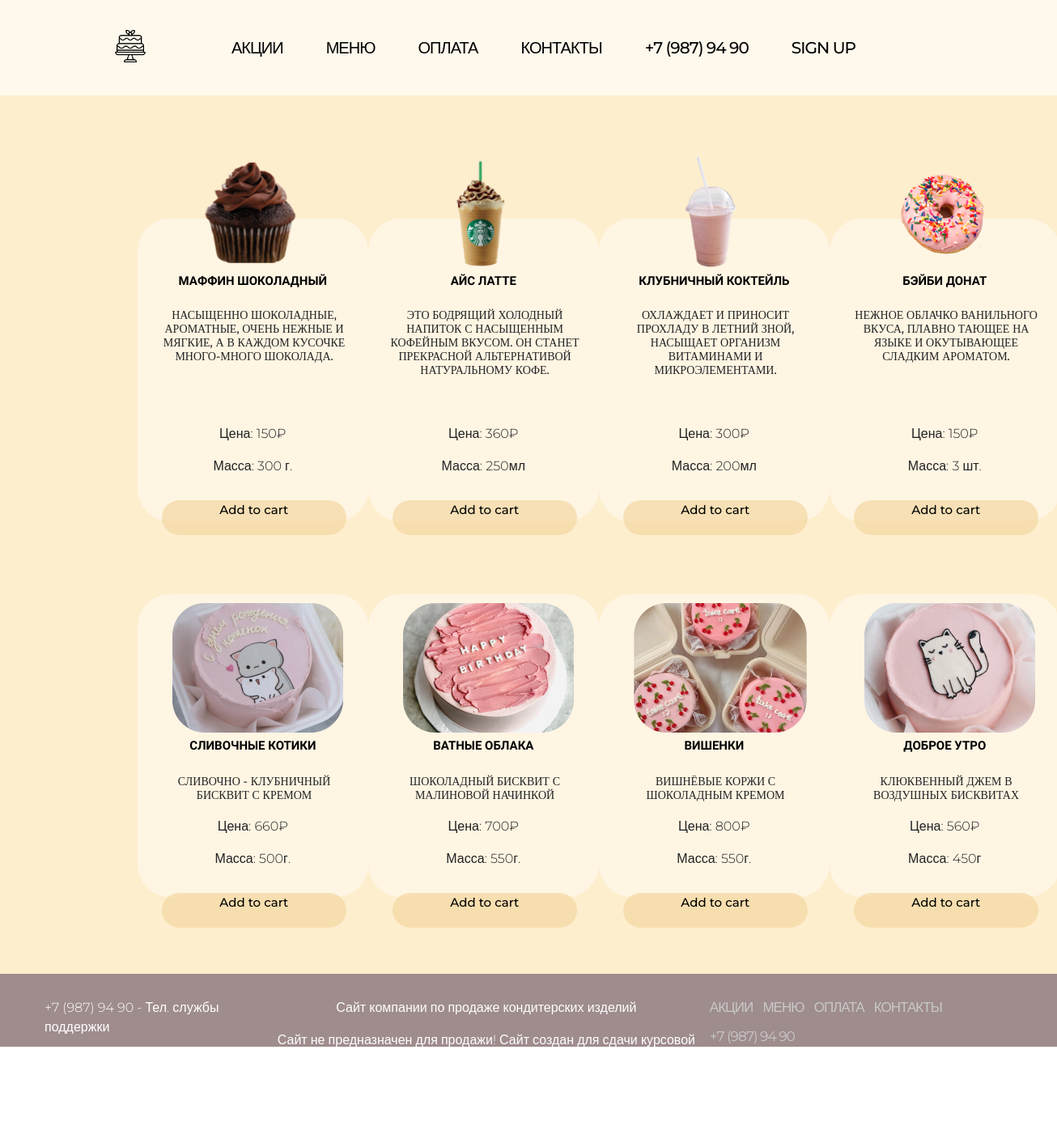
/SladkiyMir/menu.php, run on the app's committed database.
### tables this page shows
CREATE TABLE `products` (
  `id` int NOT NULL,
  `name` varchar(20) NOT NULL,
  `discription` text NOT NULL,
  `photo` varchar(20) NOT NULL,
  `price` varchar(50) NOT NULL,
  `mass` varchar(50) NOT NULL
);

### SladkiyMir/menu.php (the view, shortened to what this page needs)
<!DOCTYPE html>
<html lang="en">
<head>
    <link rel="stylesheet" href="style.css">
</head>
<body>
    <main class="menu-main">
        <?php
        include ('nav.php');
        ?>
        <?php
        include ("dbconnect.php");
        $result = mysqli_query($mysqli, "SELECT * FROM products");
        $div = "<div class='cards'>";
        while ($row = mysqli_fetch_assoc($result)) {
            $div .= '<div class="card-1">';
            $div .= '<div class="card-1-content">';
            $id = $row
            ['id'];
            $div .= '<div class="image-1""><img class="image-1" src= ' . $row['photo'] . '></div>';
            $div .= '<p class="paragraph-1"><a href="basket.php?id=' . $id . '">' . $row['name'] . '</a></p>';
            $div .= '<p class="paragraph-1-2">' . $row['discription'] . '</p>';
            $div .= '<ul class="ul-optinos"> <li> <p> Цена: ' . $row['price'] . '</p> </li> <li> Масса: ' . $row['mass'] . '</li></ul>';
            $div .= '<p class="subit-but"><a href="basket.php?id=' . $id . ' &name=' . $row['name'] . '&price=' . $row['price'] . '"> Add to cart </a></p>';
            $div .= '</div>';
            $div .= '</div>';
            if ($id == 4) {
                $div .= '</div>';
                break;
            }
        }
        $div .= '</div>';
        echo $div;
        ?>
        <?php
        include ("dbconnect.php");
        $result = $mysqli->query("SELECT * FROM products WHERE id >= 5 AND id <= 8");
        $div = "<div class='cards'>";
        while ($row = mysqli_fetch_assoc($result)) {
            $div .= '<div class="card-1">';
            $div .= '<div class="card-1-content">';
            $id = $row
            ['id'];
            $div .= '<img class="image-2" src= ' . $row['photo'] . '>';
            $div .= '<p class="paragraph-2"><a href="basket.php?id=' . $id . '">' . $row['name'] . '</a></p>';
            $div .= '<p class="paragraph-1-3">' . $row['discription'] . '</p>';
            $div .= '<ul class="ul-optinos"> <li> <p> Цена: ' . $row['price'] . '</p> </li> <li> Масса: ' . $row['mass'] . '</li></ul>';
            $div .= '<p class="subit-but"><a href="basket.php?id=' . $id . ' &name=' . $row['name'] . '&price=' . $row['price'] . '"> Add to cart </a></p>';
            $div .= '</div>';
            $div .= '</div>';
        }
        $div .= '</div>';
        echo $div;
        ?>
    <?php include("footer.php"); ?>
</body>
</html>

### SladkiyMir/nav.php (shortened to what this page needs)
<!DOCTYPE html>
<head>
  <link rel="stylesheet" href="style.css">
  <link rel="stylesheet" href="css/animate.css">
</head>
<body>
  <div class="h-header">
    <div class="header-content">
      <div id="menu">
        <a class="button icon" href="index.php"><img class="icon" src="img/icon.png" alt="">
        </a>
        <ul class="nav">
          <li>
            <a class="button" href="actions.php">
              АКЦИИ
            </a>
          </li>
          <li>
            <a class="button" href="menu.php">
              МЕНЮ
            </a>
          </li>
          <li>
            <a class="button" href="cart.php">
              ОПЛАТА
            </a>
          </li>
          <li>
            <a href="#contact-window">
              КОНТАКТЫ
            </a>
          </li>
          <li>
            <a href="#contact-window">
              +7 (987) 94 90
            </a>
          </li>
          <?php
          if (empty($_SESSION['id'])) {
            if (empty($_SESSION['Logins']) or empty($_SESSION['id'])) {
              ?>
              <li class="SignUp">
                <a class="button" href="registr.php">SIGN UP</a>
              </li>
              <?php
            } elseif (empty($_SESSION['Emails'])) { ?>
              <li class="SignUp">
                <a class="button" href="registr.php">SIGN UP</a>
              </li>
            <?php } ?>
            <?php
          }
          ?>
        </ul>
      </div>
    </div>
  </div>
</body>
</html>

### SladkiyMir/footer.php (shortened to what this page needs)
<!DOCTYPE html>
<head>
  <link rel="stylesheet" href="css/bootstrap.min.css">
  <link rel="stylesheet" href="style.css">
</head>
<body>
    <footer class="footer">
      <div class="row">
        <div class="footer-content">
          <p>+7 (987) 94 90 - Тел. службы поддержки</p>
          <ul class="ul-foot">
          <p>Сайт компании по продаже кондитерских изделий</p>
          <p>Сайт не предназначен для продажи! Сайт создан для сдачи курсовой работы.</p><p> Вы здесь ничего не сможете купить!!! </p>
          </ul>
          <ul class="navv">
          <li>
            <a class="button" href="actions.php">
              АКЦИИ
            </a>
          </li>
          <li>
            <a class="button" href="menu.php">
              МЕНЮ
            </a>
          </li>
          <li>
            <a class="button" href="cart.php">
              ОПЛАТА
            </a>
          </li>
          <li>
            <a class="button" href="../pages/registration.html">
              КОНТАКТЫ
            </a>
          </li>
          <li>
            <a class="button" href="/registration">
              +7 (987) 94 90
            </a>
          </li>
          </ul>
        </div>
      </div>
    </footer>
</body>
</html>

### SladkiyMir/style.css (style rules this page uses)
* { margin: 0; padding: 0; }
img { width: auto; height: auto; }
a { text-decoration: none; color: #000000; }
body { color: #222; font-family: "Montserrat", sans-serif; font-weight: 300; }
ul.nav { float: right; list-style: none; }
ul.nav li { display: inline; margin-left: 25px; margin-right: 28px; cursor: pointer; font-size: 20px; font-style: normal; font-weight: 500; line-height: normal; letter-spacing: -0.96px; transition: opacity 500ms ease; }
ul.navv li { display: inline; cursor: pointer; font-size: 20px; font-style: normal; font-weight: 500; line-height: normal; letter-spacing: -0.96px; transition: opacity 500ms ease; }
footer a.button { text-decoration: none; color: rgb(201 201 201); font-weight: 400; }
.h-header { background-color: #fff9ed; margin: 0; padding: 0; height: 118px; position: relative; }
.header-content { all: unset; position: relative; top: 40%; bottom: 0px; color: #fff; display: flex; justify-content: space-around; }
.cards { position: relative; }
footer { background-color: #9f8c8d; margin: 0; padding: 0; height: 90px; }
.footer-content { position: relative; display: flex; top: 30px; justify-content: space-around; margin-right: 70px; margin-left: 70px; color: #fff; }
.ul-foot { text-align: center; }
.menu-main { width: auto; height: 1203px; background-color: #fdedcbed; }
.menu-main .cards { position: relative; top: 152px; margin-bottom: -18px; display: inline-flex; margin-left: 13%; margin-right: 13%; width: -webkit-fill-available; justify-content: space-between; }
li { list-style-type: none; margin-bottom: 14px; }
.ul-optinos { position: relative; text-align: center; top: -5%; }
.card-1-content { display: block; width: 285px; height: 374px; border-radius: 40px; background-color: #fff9ecb8; }
.menu-main .card-1 { display: block; width: 285px; height: 482px; border-radius: 40px; }
.card-1 .image-1 { position: relative; width: 128px; height: 139px; top: -15%; left: 18%; }
.card-1 .image-2 { position: relative; top: 3%; left: 15%; }
.menu-main .cards .paragraph-1 { font-family: Orelega One; font-size: 15px; font-weight: 600; line-height: 17.45px; text-align: center; width: 211px; height: 17px; position: relative; top: -70px; left: 13%; }
.menu-main .cards .paragraph-2 { font-family: Orelega One; font-size: 15px; font-weight: 600; line-height: 17.45px; text-align: center; width: 211px; height: 17px; position: relative; top: 5%; left: 13%; }
.menu-main .cards .paragraph-1-2 { font-family: Montserrat; font-size: 14px; font-weight: 500; line-height: 17.07px; text-align: center; position: relative; width: 243px; height: 85px; top: -61px; left: 8%; }
.menu-main .cards .paragraph-1-3 { font-family: Montserrat; font-size: 14px; font-weight: 500; line-height: 17.07px; text-align: center; position: relative; width: 243px; height: 85px; top: 8%; left: 8%; }
.subit-but { display: block; position: relative; left: 30px; bottom: 5.5px; width: 228px; height: 43px; border-radius: 25px; background: #f6daa5bd; border: none; padding: 0; cursor: pointer; font-size: 15px; font-style: normal; font-weight: 500; line-height: 24px; text-align: center; font-family: "Montserrat"; transition: opacity 500ms ease; color: #000000; }
.icon { position: relative; top: -5px; left: -40px; width: 40px; height: 40px; }
footer ul.navv { margin: 0; padding: 0; position: relative; }
footer ul.navv li { display: inline-flex; justify-content: space-between; margin-left: 8px; cursor: pointer; font-size: 17px; font-style: normal; font-weight: 700; line-height: normal; letter-spacing: -0.96px; }

### data on the page
products: photo (picture), name "МАФФИН ШОКОЛАДНЫЙ", discription "НАСЫЩЕННО ШОКОЛАДНЫЕ, АРОМАТНЫЕ, ОЧЕНЬ НЕЖНЫЕ И МЯГКИЕ, А В КАЖДОМ КУСОЧКЕ МНОГО-МНОГО ШОКОЛАДА.", price "150₽", mass "300 г."
products: photo (picture), name "АЙС ЛАТТЕ", discription "ЭТО БОДРЯЩИЙ ХОЛОДНЫЙ НАПИТОК С НАСЫЩЕННЫМ КОФЕЙНЫМ ВКУСОМ. ОН СТАНЕТ ПРЕКРАСНОЙ АЛЬТЕРНАТИВОЙ НАТУРАЛЬНОМУ КОФЕ.", price "360₽", mass "250мл"
products: photo (picture), name "КЛУБНИЧНЫЙ КОКТЕЙЛЬ", discription "ОХЛАЖДАЕТ И ПРИНОСИТ ПРОХЛАДУ В ЛЕТНИЙ ЗНОЙ, НАСЫЩАЕТ ОРГАНИЗМ ВИТАМИНАМИ И МИКРОЭЛЕМЕНТАМИ.", price "300₽", mass "200мл"
products: photo (picture), name "БЭЙБИ ДОНАТ", discription "НЕЖНОЕ ОБЛАЧКО ВАНИЛЬНОГО ВКУСА, ПЛАВНО ТАЮЩЕЕ НА ЯЗЫКЕ И ОКУТЫВАЮЩЕЕ СЛАДКИМ АРОМАТОМ.", price "150₽", mass "3 шт."
products: photo (picture), name "СЛИВОЧНЫЕ КОТИКИ", discription "СЛИВОЧНО - КЛУБНИЧНЫЙ БИСКВИТ С КРЕМОМ", price "660₽", mass "500г."
products: photo (picture), name "ВАТНЫЕ ОБЛАКА", discription "ШОКОЛАДНЫЙ БИСКВИТ С МАЛИНОВОЙ НАЧИНКОЙ", price "700₽", mass "550г."
products: photo (picture), name "ВИШЕНКИ", discription "ВИШНЁВЫЕ КОРЖИ С ШОКОЛАДНЫМ КРЕМОМ", price "800₽", mass "550г."
products: photo (picture), name "ДОБРОЕ УТРО", discription "КЛЮКВЕННЫЙ ДЖЕМ В ВОЗДУШНЫХ БИСКВИТАХ", price "560₽", mass "450г"
